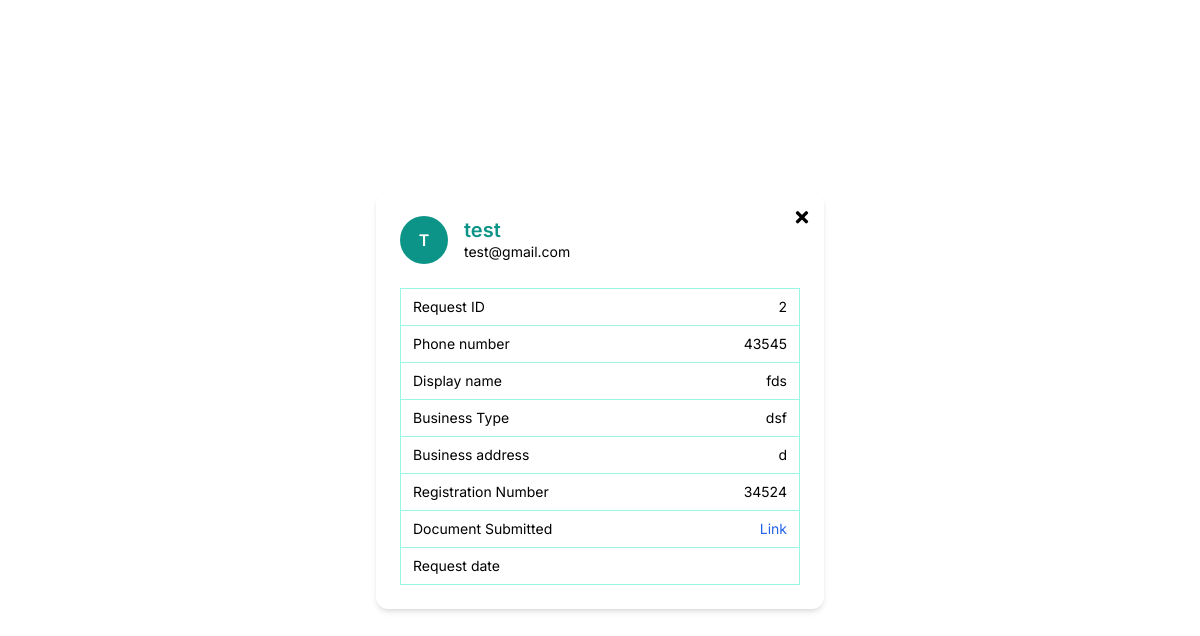
/admin_panel/seller/2/, run on an earlier commit of the app's database.
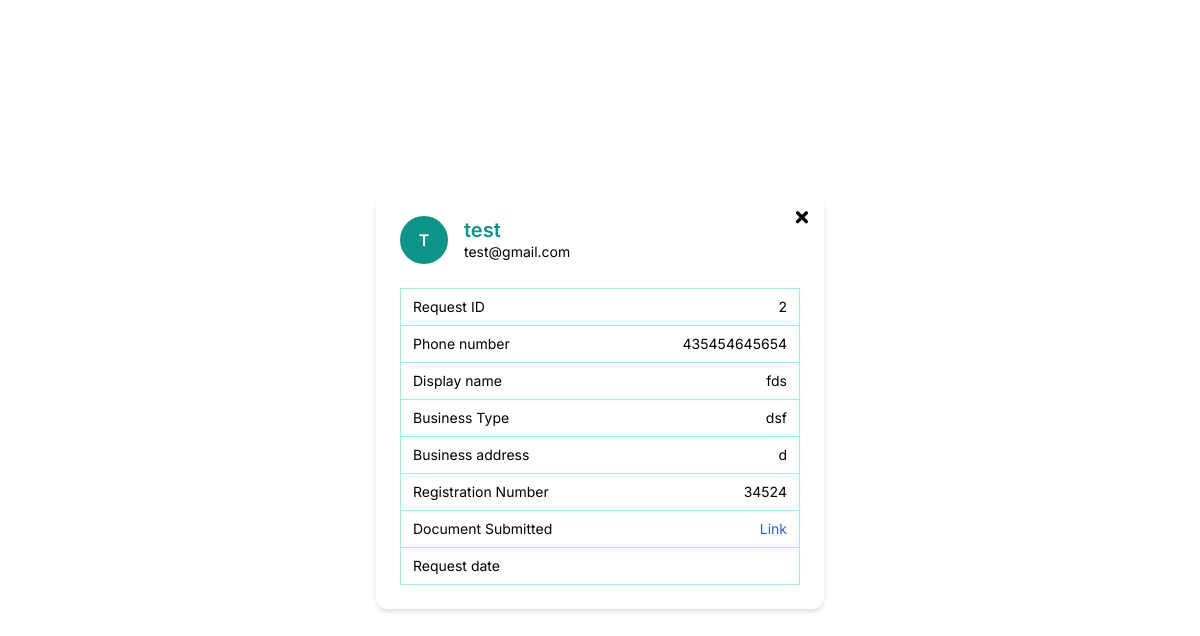
And on a later commit of the database.
### seller/models.py (models this page shows, shortened)
class Seller(models.Model):
    user = models.OneToOneField(User, on_delete=models.CASCADE, related_name='seller_profile', null=True)
    full_name = models.CharField(max_length=100)
    email = models.EmailField()
    phone_number = models.CharField(max_length=15)
    business_name = models.CharField(max_length=100)
    business_type = models.CharField(max_length=100)
    business_address = models.TextField()
    registration_number = models.CharField(max_length=100)
    validation_document = models.FileField(upload_to='validation_documents/')
    is_approved = models.BooleanField(default=False)
    is_rejected = models.BooleanField(default=False)
    rejection_reason = models.TextField(blank=True, null=True)

### admin_panel/views.py (the view)
# urls.py: path('seller/<int:seller_id>/', views.seller_view, name='seller_view'),
def seller_view(request, seller_id):
    seller = get_object_or_404(Seller, id=seller_id)
    return render(request, 'admin_panel/seller_view.html', {'seller': seller})

### admin_panel/templates/admin_panel/seller_view.html (shortened to what this page needs)
<html lang="en">
<head>
  <script src="https://cdn.tailwindcss.com"></script>
  <link
    rel="stylesheet"
    href="https://cdnjs.cloudflare.com/ajax/libs/font-awesome/5.15.3/css/all.min.css"
  />
</head>
<body class="bg-white flex items-center justify-center min-h-screen p-4">
  <div class="relative bg-white rounded-xl shadow-md w-full max-w-md p-6">
    <button onclick="window.history.back()" aria-label="Close" class="absolute top-4 right-4 text-black text-lg font-bold leading-none hover:text-gray-700">
        <i class="fas fa-times"></i>
      </button>
    <div class="flex items-center space-x-4 mb-6">
      <div class="flex items-center justify-center w-12 h-12 rounded-full bg-teal-600 text-white font-semibold text-base">
        {{ seller.full_name|first|upper }}
      </div>
      <div>
        <h2 class="text-teal-600 text-xl font-semibold leading-tight">{{ seller.full_name }}</h2>
        <p class="text-black text-sm leading-tight">{{ seller.email }}</p>
      </div>
    </div>
    <table class="w-full border border-teal-200 rounded-lg text-sm text-left text-black">
      <tbody>
        <tr class="border-b border-teal-200">
          <td class="py-2 px-3 w-1/2">Request ID</td>
          <td class="py-2 px-3 text-right">{{ seller.id }}</td>
        </tr>
        <tr class="border-b border-teal-200">
          <td class="py-2 px-3">Phone number</td>
          <td class="py-2 px-3 text-right">{{ seller.phone_number }}</td>
        </tr>
        <tr class="border-b border-teal-200">
            <td class="py-2 px-3">Display name</td>
            <td class="py-2 px-3 text-right">{{ seller.business_name }}</td>
          </tr>
          <tr class="border-b border-teal-200">
            <td class="py-2 px-3">Business Type</td>
            <td class="py-2 px-3 text-right">{{ seller.business_type }}</td>
          </tr>
          <tr class="border-b border-teal-200">
            <td class="py-2 px-3">Business address</td>
            <td class="py-2 px-3 text-right">{{ seller.business_address }}</td>
          </tr>
          <tr class="border-b border-teal-200">
            <td class="py-2 px-3">Registration Number</td>
            <td class="py-2 px-3 text-right">{{ seller.registration_number }}</td>
          </tr>
          <tr class="border-b border-teal-200">
            <td class="py-2 px-3">Document Submitted</td>
            <td class="py-2 px-3 text-right">
              <a href="{{ seller.validation_document.url }}" class="text-blue-600 hover:underline" target="_blank">Link</a>
            </td>
          </tr>
          <tr>
            <td class="py-2 px-3">Request date</td>
            <td class="py-2 px-3 text-right">{{ seller.created_at|date:"d-m-Y" }}</td>
          </tr>
        </tbody>
      </table>
  </div>
</body>
</html>

What changed in the data, as far as the page shows it:
changed Seller "test": phone_number "43545" → "435454645654"
